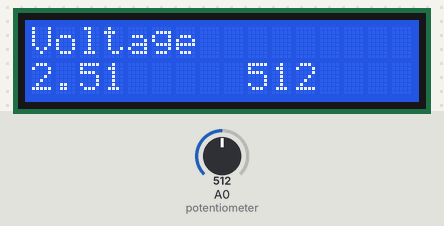
Simulated run of this sketch. Board: Arduino Uno, built with avr-gcc and run on an emulated ATmega328P. Parts: 16×2 character LCD. Inputs (shaded band) come from the test bench; at power-on: A0 (potentiometer) = 512.

Above: at 1.2 s.
1.3 s: A0 (potentiometer) set to 716
At 2.1 s:
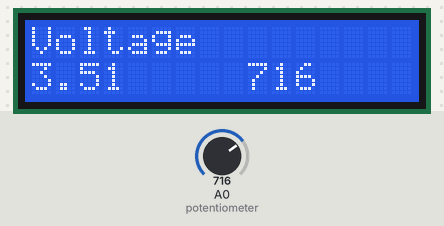
2.8 s: A0 (potentiometer) set to 900
At 3.3 s:
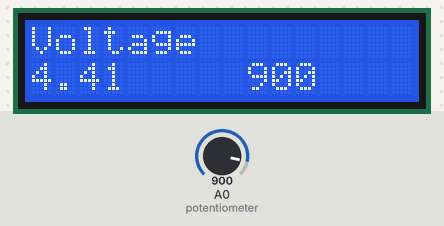
4.3 s: A0 (potentiometer) set to 1023
At 5.7 s:
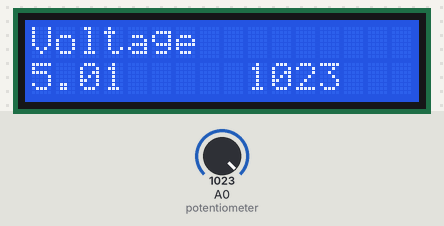
Timing chart, 0 to 7.3 s (numbered marks = the images above; inputs shaded):
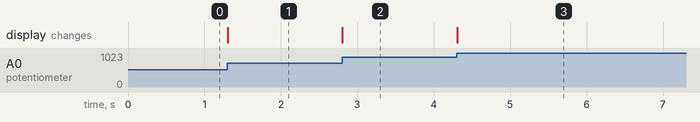

Measured:
- after the input at 1.3 s, the display: changes at once (image 1)
- after the input at 2.8 s, the display: changes at once (image 2)
- after the input at 4.3 s, the display: changes at once (image 3)

The sketch:

oct4_voltage_and_bit.ino
```cpp
// function is to print on the lcd the voltage and bit value
// use of analog input
#include <LiquidCrystal.h> // include lcd library
// initialize the library by associating any needed LCD interface pin
// with the arduino pin number it is connected to
const int rs = 12, en = 11, d4 = 5, d5 = 4, d6 = 3, d7 = 2;
LiquidCrystal lcd(rs, en, d4, d5, d6, d7);

void setup() {
  // put your setup code here, to run once:
lcd.begin (16,2);  // set up the LCD's number of columns and rows:
lcd.print ("Voltage ");// Print a message to the LCD.

}

void loop() {
  // put your main code here, to run repeatedly:
int sensorValue = analogRead (A0); // read the potentiometer on A0:
float voltage= sensorValue*0.0049; // find voltage value by multiplication
//of sensor value and 0.0049
lcd.setCursor(0,1);// set the cursor to column 0, line 1
  // (note: line 1 is the second row, since counting begins with 0):
lcd.print (voltage);// Print a message to the LCD.
lcd.print ("     ");// Print a message to the LCD.
lcd.print (sensorValue);// Print a message to the LCD.
}
```
